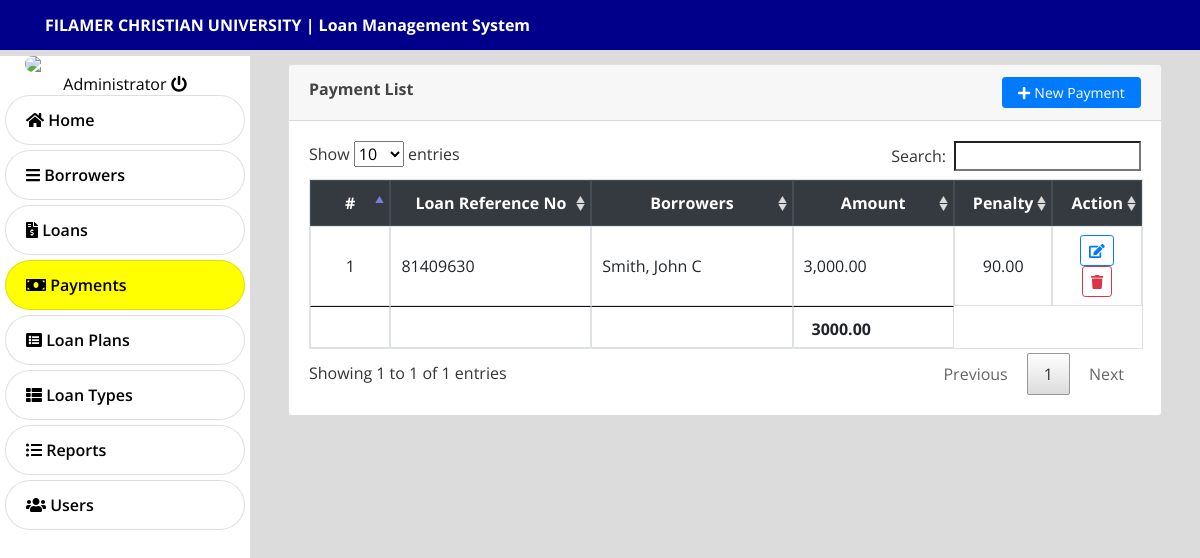
/index.php?page=payments (signed in), run on the app's committed database.
### tables this page shows
CREATE TABLE `payments` (
  `id` int(30) NOT NULL,
  `loan_id` int(30) NOT NULL,
  `borrower` text NOT NULL,
  `amount` float NOT NULL DEFAULT 0,
  `penalty_amount` float NOT NULL DEFAULT 0,
  `overdue` tinyint(1) NOT NULL DEFAULT 0 COMMENT '0=no , 1 = yes',
  `date_created` datetime NOT NULL DEFAULT current_timestamp()
);

CREATE TABLE `loan_list` (
  `id` int(30) NOT NULL,
  `ref_no` varchar(50) NOT NULL,
  `loan_type_id` int(30) NOT NULL,
  `borrower_id` int(30) NOT NULL,
  `purpose` text NOT NULL,
  `amount` double NOT NULL,
  `plan_id` int(30) NOT NULL,
  `status` tinyint(1) NOT NULL DEFAULT 0 COMMENT '0= request, 1= confrimed,2=released,3=complteted,4=denied\r\n',
  `date_released` datetime NOT NULL,
  `date_created` datetime NOT NULL DEFAULT current_timestamp() ON UPDATE current_timestamp()
);

### payments.php (the view, shortened to what this page needs)
<?php include 'db_connect.php' ?>
<div class="container-fluid">
	<div class="col-lg-12">
		<div class="card">
			<div class="card-header">
				<large class="card-title">
					<b>Payment List</b>
					<button class="btn btn-primary btn-sm btn-block col-md-2 float-right" type="button" id="new_payments"><i class="fa fa-plus"></i> New Payment</button>
				</large>
			</div>
			<div class="card-body">
				<table class="table table-bordered" id="loan-list">
					<colgroup>
						<col width="10%">
						<col width="25%">
						<col width="25%">
						<col width="20%">
						<col width="10%">
						<col width="10%">
					</colgroup>
					<thead class="thead-dark">
						<tr>
							<th class="text-center">#</th>
							<th class="text-center">Loan Reference No</th>
							<th class="text-center">Borrowers</th>
							<th class="text-center">Amount</th>
							<th class="text-center">Penalty</th>
							<th class="text-center">Action</th>
						</tr>
					</thead>
					<tbody>
						<?php
        $total = "SELECT ROUND(SUM(amount), 2) as total FROM payments";
        $result = mysqli_query($conn,$total);
        $values= mysqli_fetch_assoc($result);
        $num_rows = $values['total'];
							$i=1;
							$qry = $conn->query("SELECT p.*,l.ref_no,concat(b.lastname,', ',b.firstname,' ',b.middlename)as name, b.contact_no, b.address from payments p inner join loan_list l on l.id = p.loan_id inner join borrowers b on b.id = l.borrower_id  order by p.id asc");
							while($row = $qry->fetch_assoc()):
						 ?>
						 <tr>
						 	<td class="text-center"><?php echo $i++ ?></td>
						 	<td>
						 		<?php echo $row['ref_no'] ?>
						 	</td>
						 	<td>
						 		<?php echo $row['borrower'] ?>
						 	</td>
						 	<td>
						 		<?php echo number_format($row['amount'],2) ?>
						 	</td>
						 	<td class="text-center">
						 		<?php echo number_format($row['penalty_amount'],2) ?>
						 	</td>
						 	<td class="text-center">
						 			<button class="btn btn-outline-primary btn-sm edit_payment" type="button" data-id="<?php echo $row['id'] ?>"><i class="fa fa-edit"></i></button>
						 			<button class="btn btn-outline-danger btn-sm delete_payment" type="button" data-id="<?php echo $row['id'] ?>"><i class="fa fa-trash"></i></button>
						 	</td>
						 </tr>
						<?php endwhile; ?>
					</tbody>
					<tfoot>
						<tr>
							<th><th>
			                <th></th>
			                <th><?php echo $num_rows ?></th>
			            </tr>
			        </tfoot>
				</table>
			</div>
		</div>
	</div>
</div>

### index.php (shortened to what this page needs)
<!DOCTYPE html>
<html lang="en">
<head>
<?php
 include('./header.php');
 ?>
</head>
<body>
	<?php include 'topbar.php' ?>
	<?php include 'navbar.php' ?>
  <main id="view-panel" >
      <?php $page = isset($_GET['page']) ? $_GET['page'] :'home'; ?>
  	<?php include $page.'.php' ?>
  </main>
</body>
</html>

### header.php (shortened to what this page needs)
  <link rel="stylesheet" href="assets/font-awesome/css/all.min.css">
<link href="assets/vendor/bootstrap/css/bootstrap.min.css" rel="stylesheet">
<link href="assets/vendor/icofont/icofont.min.css" rel="stylesheet">
<link href="assets/vendor/boxicons/css/boxicons.min.css" rel="stylesheet">
<link href="assets/vendor/venobox/venobox.css" rel="stylesheet">
<link href="assets/vendor/animate.css/animate.min.css" rel="stylesheet">
<link href="assets/vendor/remixicon/remixicon.css" rel="stylesheet">
<link href="assets/vendor/owl.carousel/assets/owl.carousel.min.css" rel="stylesheet">
<link href="assets/vendor/bootstrap-datepicker/css/bootstrap-datepicker.min.css" rel="stylesheet">
<link href="assets/DataTables/datatables.min.css" rel="stylesheet">
<link href="assets/css/jquery.datetimepicker.min.css" rel="stylesheet">
<link href="assets/css/select2.min.css" rel="stylesheet">
<link href="assets/css/style.css" rel="stylesheet">
<link type="text/css" rel="stylesheet" href="assets/css/jquery-te-1.4.0.css">

### topbar.php (shortened to what this page needs)
<nav class="navbar navbar-light fixed-top" style="padding:0;  background-color: #00008B; height: 50px;">
  <div class="container-fluid mt-2 mb-2">
  	<div class="col-lg-12">
      <div class="col-md-6 float-left text-white">
        <large><b>FILAMER CHRISTIAN UNIVERSITY | Loan Management System</b></large>
      </div>
    </div>
  </div>
</nav>

### navbar.php (shortened to what this page needs)
<nav id="sidebar" class='mx-lt-5' >
		<div class="sidebar-list">
				<img src="assets/img/filamer.png">
				<a href="ajax.php?action=logout" class="btn-out"><?php echo $_SESSION['login_name'] ?> <i class="fa fa-power-off"></i></a>
				<a href="index.php?page=home" class="nav-item nav-home"><span class='icon-field'><i class="fa fa-home"></i></span> Home</a>
				<a href="index.php?page=borrowers" class="nav-item nav-borrowers"><span class='icon-field'><i class="fa fa-bars"></i></span> Borrowers</a>
				<a href="index.php?page=loans" class="nav-item nav-loans"><span class='icon-field'><i class="fa fa-file-invoice-dollar"></i></span> Loans</a>
				<a href="index.php?page=payments" class="nav-item nav-payments"><span class='icon-field'><i class="fa fa-money-bill"></i></span> Payments</a>
				<a href="index.php?page=plan" class="nav-item nav-plan"><span class='icon-field'><i class="fa fa-list-alt"></i></span> Loan Plans</a>
				<a href="index.php?page=loan_type" class="nav-item nav-loan_type"><span class='icon-field'><i class="fa fa-th-list"></i></span> Loan Types</a>
				<a href="#" class="nav-item nav-reports"><span class="icon-field"><i class="fa fa-list-ul"></i></span> Reports </a>
				<?php if($_SESSION['login_type'] == 1): ?>
				<a href="index.php?page=users" class="nav-item nav-users"><span class='icon-field'><i class="fa fa-users"></i></span> Users</a>
			<?php endif; ?>
		</div>
</nav>

### assets/css/style.css (style rules this page uses)
body { font-family: "Open Sans", sans-serif; color: #444444; width: 100%; height: calc(100%); }
a { color: #1977cc; }
nav#sidebar { height: calc(100%); position: fixed; z-index: 99; left: 0; width: 250px; background-color: yellow; background-repeat: no-repeat; background-size: cover; }
a.nav-item { position: relative; display: block; padding: .75rem 1.25rem; margin-bottom: -1px; border: 1px solid rgba(0,0,0,.125); background-color: #000000c4; color: black; background-color: whitesmoke; font-weight: 600; }
a.nav-item:hover, .nav-item.active { background-color: black; color: whitesmoke; }
main#view-panel { margin-left: 250px; width:calc(100% - 250px); margin-top: 3.5rem; padding: .5em }

### index.php (style rules this page uses)
body { background: #80808045; }

### navbar.php (style rules this page uses)
img { display: block; max-width:200px; max-height:100px; width: auto; height: auto; margin-left: auto; margin-right: auto; border-radius: 50px; }
a.btn-out { background-color: white; color: black; display: block; text-align: center; }
nav#sidebar { background-color: white; }
a.nav-item { background-color: white; border-radius: 50px; margin: 5px; transform: translateY(-6px); }
a.nav-item:hover, .nav-item.active { background-color: yellow; color: black; }

### payments.php (style rules this page uses)
td { vertical-align: middle !important; }

### data on the page
payments: loan_list.ref_no "81409630", borrower "Smith, John C", amount "3,000.00", penalty_amount "90.00"

### other printed values
$_SESSION['login_name'] "Administrator"
$num_rows "3000.00"
